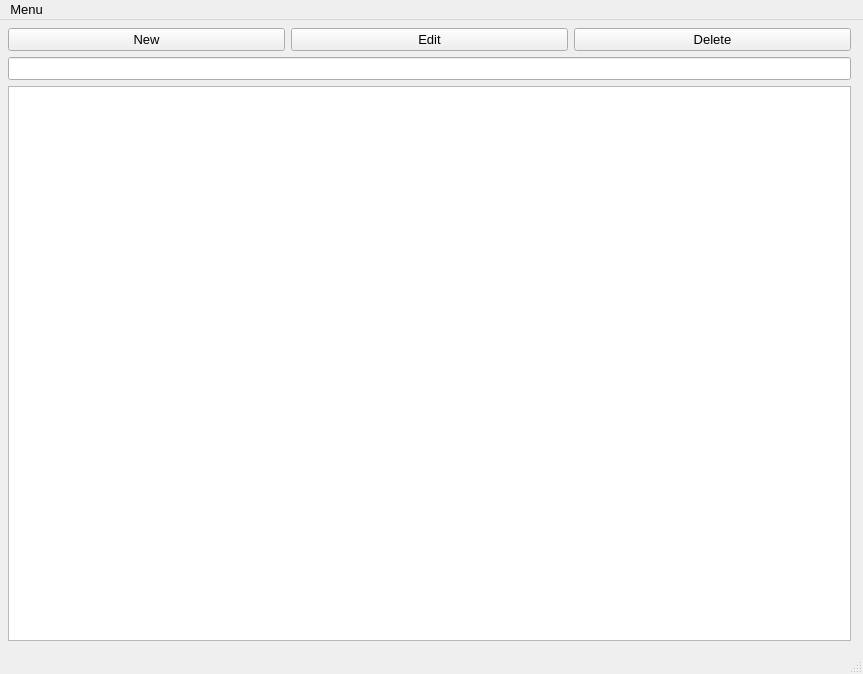
<?xml version="1.0" encoding="UTF-8"?>
<ui version="4.0">
 <class>MainWindow</class>
 <widget class="QMainWindow" name="MainWindow">
  <property name="geometry">
   <rect>
    <x>0</x>
    <y>0</y>
    <width>863</width>
    <height>674</height>
   </rect>
  </property>
  <property name="font">
   <font>
    <family>Helvetica</family>
    <pointsize>10</pointsize>
   </font>
  </property>
  <property name="windowTitle">
   <string>HQCPQ</string>
  </property>
  <widget class="QWidget" name="centralwidget">
   <widget class="QStackedWidget" name="swPages">
    <property name="geometry">
     <rect>
      <x>-1</x>
      <y>-1</y>
      <width>861</width>
      <height>631</height>
     </rect>
    </property>
    <property name="sizePolicy">
     <sizepolicy hsizetype="Expanding" vsizetype="Expanding">
      <horstretch>0</horstretch>
      <verstretch>0</verstretch>
     </sizepolicy>
    </property>
    <property name="autoFillBackground">
     <bool>false</bool>
    </property>
    <property name="currentIndex">
     <number>1</number>
    </property>
    <widget class="QWidget" name="pageQuotes">
     <widget class="QLabel" name="testLabelQuotes">
      <property name="geometry">
       <rect>
        <x>60</x>
        <y>60</y>
        <width>71</width>
        <height>16</height>
       </rect>
      </property>
      <property name="text">
       <string>Quotes</string>
      </property>
     </widget>
    </widget>
    <widget class="QWidget" name="pageProducts">
     <layout class="QGridLayout" name="gridLayout">
      <item row="0" column="2">
       <widget class="QPushButton" name="btnDeleteProduct">
        <property name="text">
         <string>Delete</string>
        </property>
       </widget>
      </item>
      <item row="2" column="0" colspan="3">
       <widget class="QTableWidget" name="tblProducts">
        <property name="sizeAdjustPolicy">
         <enum>QAbstractScrollArea::AdjustToContents</enum>
        </property>
        <property name="editTriggers">
         <set>QAbstractItemView::NoEditTriggers</set>
        </property>
        <property name="selectionMode">
         <enum>QAbstractItemView::SingleSelection</enum>
        </property>
        <property name="selectionBehavior">
         <enum>QAbstractItemView::SelectRows</enum>
        </property>
        <property name="columnCount">
         <number>0</number>
        </property>
        <attribute name="horizontalHeaderStretchLastSection">
         <bool>true</bool>
        </attribute>
        <attribute name="verticalHeaderVisible">
         <bool>false</bool>
        </attribute>
        <attribute name="verticalHeaderStretchLastSection">
         <bool>false</bool>
        </attribute>
       </widget>
      </item>
      <item row="0" column="1">
       <widget class="QPushButton" name="btnEditProduct">
        <property name="text">
         <string>Edit</string>
        </property>
       </widget>
      </item>
      <item row="0" column="0">
       <widget class="QPushButton" name="btnNewProduct">
        <property name="text">
         <string>New</string>
        </property>
       </widget>
      </item>
      <item row="1" column="0" colspan="3">
       <widget class="QLineEdit" name="txtProductSearch"/>
      </item>
     </layout>
     <zorder>tblProducts</zorder>
     <zorder>btnNewProduct</zorder>
     <zorder>btnEditProduct</zorder>
     <zorder>btnDeleteProduct</zorder>
     <zorder>txtProductSearch</zorder>
    </widget>
    <widget class="QWidget" name="pageProductEntry">
     <widget class="QWidget" name="formLayoutWidget">
      <property name="geometry">
       <rect>
        <x>10</x>
        <y>10</y>
        <width>841</width>
        <height>611</height>
       </rect>
      </property>
      <layout class="QFormLayout" name="formLayout">
       <item row="1" column="0">
        <widget class="QLabel" name="lblProductName">
         <property name="sizePolicy">
          <sizepolicy hsizetype="Expanding" vsizetype="Preferred">
           <horstretch>0</horstretch>
           <verstretch>0</verstretch>
          </sizepolicy>
         </property>
         <property name="text">
          <string>Name</string>
         </property>
         <property name="alignment">
          <set>Qt::AlignRight|Qt::AlignTrailing|Qt::AlignVCenter</set>
         </property>
        </widget>
       </item>
       <item row="1" column="1">
        <widget class="QLineEdit" name="txtProductName"/>
       </item>
       <item row="2" column="0">
        <widget class="QPushButton" name="btnSaveProduct">
         <property name="text">
          <string>Save</string>
         </property>
        </widget>
       </item>
       <item row="0" column="0">
        <widget class="QLabel" name="lblProductId_Label">
         <property name="sizePolicy">
          <sizepolicy hsizetype="Maximum" vsizetype="Preferred">
           <horstretch>0</horstretch>
           <verstretch>0</verstretch>
          </sizepolicy>
         </property>
         <property name="text">
          <string>Id</string>
         </property>
         <property name="alignment">
          <set>Qt::AlignRight|Qt::AlignTrailing|Qt::AlignVCenter</set>
         </property>
        </widget>
       </item>
       <item row="0" column="1">
        <widget class="QLabel" name="lblProductId">
         <property name="text">
          <string/>
         </property>
        </widget>
       </item>
      </layout>
     </widget>
    </widget>
   </widget>
  </widget>
  <widget class="QMenuBar" name="menubar">
   <property name="geometry">
    <rect>
     <x>0</x>
     <y>0</y>
     <width>863</width>
     <height>22</height>
    </rect>
   </property>
   <widget class="QMenu" name="menuMenu">
    <property name="title">
     <string>Menu</string>
    </property>
    <addaction name="actionQuotes"/>
    <addaction name="actionProducts"/>
   </widget>
   <addaction name="menuMenu"/>
  </widget>
  <widget class="QStatusBar" name="statusbar"/>
  <action name="actionProducts">
   <property name="text">
    <string>Products</string>
   </property>
  </action>
  <action name="actionQuotes">
   <property name="text">
    <string>Quotes</string>
   </property>
  </action>
 </widget>
 <resources/>
 <connections/>
</ui>
